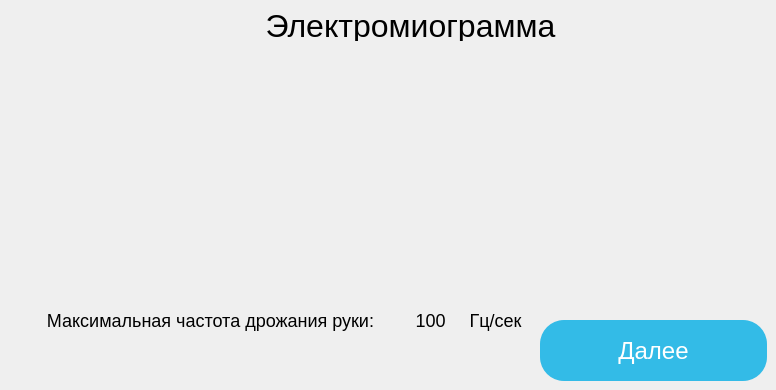
      <widget class="QWidget" name="page_3">
       <widget class="QLabel" name="main_label_3">
        <property name="geometry">
         <rect>
          <x>240</x>
          <y>10</y>
          <width>341</width>
          <height>31</height>
         </rect>
        </property>
        <property name="styleSheet">
         <string notr="true">width: 545px;
height: 39px;
left: 128px;
top: 31px;

font-family: 'Graduate';
font-style: normal;
font-weight: 400;
font-size: 32px;
line-height: 36px;
text-align: center;

color: #000000;

mix-blend-mode: darken;</string>
        </property>
        <property name="text">
         <string>Электромиограмма</string>
        </property>
        <property name="alignment">
         <set>Qt::AlignCenter</set>
        </property>
        <property name="wordWrap">
         <bool>true</bool>
        </property>
       </widget>
       <widget class="QLabel" name="measure_label">
        <property name="geometry">
         <rect>
          <x>460</x>
          <y>310</y>
          <width>71</width>
          <height>21</height>
         </rect>
        </property>
        <property name="styleSheet">
         <string notr="true">position: absolute;
width: 392px;
height: 46px;
left: 52px;
top: 403px;

font-family: 'Graduate';
font-style: normal;
font-weight: 400;
font-size: 18px;
line-height: 23px;
text-align: center;

color: #000000;</string>
        </property>
        <property name="text">
         <string>Гц/сек</string>
        </property>
        <property name="alignment">
         <set>Qt::AlignCenter</set>
        </property>
        <property name="wordWrap">
         <bool>true</bool>
        </property>
       </widget>
       <widget class="QPushButton" name="next_pushButton_2">
        <property name="geometry">
         <rect>
          <x>540</x>
          <y>320</y>
          <width>227</width>
          <height>61</height>
         </rect>
        </property>
        <property name="styleSheet">
         <string notr="true">width: 227px;
height: 61px;
left: 287px;
top: 257px;

background: #33BBE7;
box-shadow: 0px 4px 4px rgba(0, 0, 0, 0.25), 0px 4px 4px rgba(0, 0, 0, 0.25);
border-radius: 24px;

font-family: 'Hind';
font-style: normal;
font-weight: 400;
font-size: 24px;
line-height: 38px;
text-align: center;

color: #FFFFFF;</string>
        </property>
        <property name="text">
         <string>Далее</string>
        </property>
       </widget>
       <widget class="QLabel" name="vlaue_label">
        <property name="geometry">
         <rect>
          <x>410</x>
          <y>310</y>
          <width>41</width>
          <height>21</height>
         </rect>
        </property>
        <property name="styleSheet">
         <string notr="true">position: absolute;
width: 392px;
height: 46px;
left: 52px;
top: 403px;

font-family: 'Graduate';
font-style: normal;
font-weight: 400;
font-size: 18px;
line-height: 23px;
text-align: center;

color: #000000;</string>
        </property>
        <property name="text">
         <string>100</string>
        </property>
        <property name="alignment">
         <set>Qt::AlignCenter</set>
        </property>
        <property name="wordWrap">
         <bool>true</bool>
        </property>
       </widget>
       <widget class="QLabel" name="description_label">
        <property name="geometry">
         <rect>
          <x>20</x>
          <y>310</y>
          <width>381</width>
          <height>21</height>
         </rect>
        </property>
        <property name="styleSheet">
         <string notr="true">position: absolute;
width: 392px;
height: 46px;
left: 52px;
top: 403px;

font-family: 'Graduate';
font-style: normal;
font-weight: 400;
font-size: 18px;
line-height: 23px;
text-align: center;

color: #000000;</string>
        </property>
        <property name="text">
         <string>Максимальная частота дрожания руки:</string>
        </property>
        <property name="alignment">
         <set>Qt::AlignCenter</set>
        </property>
        <property name="wordWrap">
         <bool>true</bool>
        </property>
       </widget>
      </widget>
